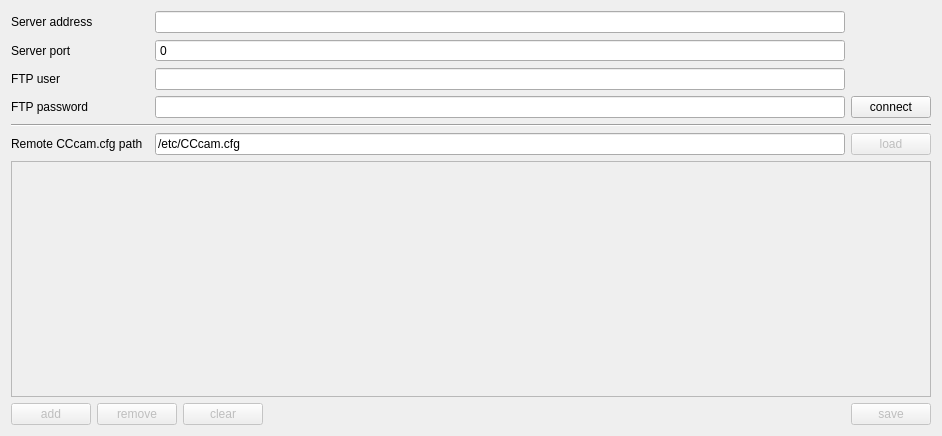
<?xml version="1.0" encoding="UTF-8"?>
<ui version="4.0">
 <class>CLineEditor</class>
 <widget class="QWidget" name="CLineEditor">
  <property name="geometry">
   <rect>
    <x>0</x>
    <y>0</y>
    <width>942</width>
    <height>436</height>
   </rect>
  </property>
  <layout class="QVBoxLayout" name="verticalLayout_2">
   <item>
    <layout class="QVBoxLayout" name="verticalLayout">
     <item>
      <layout class="QGridLayout" name="gridLayout">
       <item row="4" column="2">
        <widget class="QLineEdit" name="lePassword">
         <property name="echoMode">
          <enum>QLineEdit::Password</enum>
         </property>
        </widget>
       </item>
       <item row="5" column="0" colspan="4">
        <widget class="Line" name="line">
         <property name="orientation">
          <enum>Qt::Horizontal</enum>
         </property>
        </widget>
       </item>
       <item row="4" column="3">
        <widget class="QPushButton" name="btnConnect">
         <property name="text">
          <string>connect</string>
         </property>
        </widget>
       </item>
       <item row="0" column="2">
        <widget class="QLineEdit" name="leServerAddress"/>
       </item>
       <item row="6" column="3">
        <widget class="QPushButton" name="btnLoad">
         <property name="enabled">
          <bool>false</bool>
         </property>
         <property name="text">
          <string>load</string>
         </property>
        </widget>
       </item>
       <item row="2" column="0">
        <widget class="QLabel" name="lblUser">
         <property name="text">
          <string>FTP user</string>
         </property>
        </widget>
       </item>
       <item row="6" column="2">
        <widget class="QLineEdit" name="leFilePath">
         <property name="text">
          <string>/etc/CCcam.cfg</string>
         </property>
        </widget>
       </item>
       <item row="6" column="0">
        <widget class="QLabel" name="lblFilePath">
         <property name="text">
          <string>Remote CCcam.cfg path</string>
         </property>
        </widget>
       </item>
       <item row="0" column="0">
        <widget class="QLabel" name="lblServerAddress">
         <property name="text">
          <string>Server address</string>
         </property>
        </widget>
       </item>
       <item row="4" column="0">
        <widget class="QLabel" name="lblPassword">
         <property name="text">
          <string>FTP password</string>
         </property>
        </widget>
       </item>
       <item row="2" column="2">
        <widget class="QLineEdit" name="leUsername"/>
       </item>
       <item row="1" column="0">
        <widget class="QLabel" name="lblServerPort">
         <property name="text">
          <string>Server port</string>
         </property>
        </widget>
       </item>
       <item row="1" column="2">
        <widget class="QSpinBox" name="sbServerPort">
         <property name="buttonSymbols">
          <enum>QAbstractSpinBox::NoButtons</enum>
         </property>
         <property name="maximum">
          <number>65535</number>
         </property>
        </widget>
       </item>
      </layout>
     </item>
     <item>
      <layout class="QGridLayout" name="gridLayout_2">
       <item row="1" column="0">
        <widget class="QPushButton" name="btnAdd">
         <property name="enabled">
          <bool>false</bool>
         </property>
         <property name="text">
          <string>add</string>
         </property>
        </widget>
       </item>
       <item row="1" column="1">
        <widget class="QPushButton" name="btnRemove">
         <property name="enabled">
          <bool>false</bool>
         </property>
         <property name="text">
          <string>remove</string>
         </property>
        </widget>
       </item>
       <item row="1" column="2">
        <widget class="QPushButton" name="btnClear">
         <property name="enabled">
          <bool>false</bool>
         </property>
         <property name="text">
          <string>clear</string>
         </property>
        </widget>
       </item>
       <item row="0" column="0" colspan="6">
        <widget class="QTableView" name="twCLines">
         <property name="enabled">
          <bool>false</bool>
         </property>
         <property name="sortingEnabled">
          <bool>true</bool>
         </property>
         <attribute name="horizontalHeaderStretchLastSection">
          <bool>true</bool>
         </attribute>
         <attribute name="verticalHeaderVisible">
          <bool>true</bool>
         </attribute>
         <attribute name="verticalHeaderCascadingSectionResizes">
          <bool>true</bool>
         </attribute>
        </widget>
       </item>
       <item row="1" column="3">
        <spacer name="horizontalSpacer">
         <property name="orientation">
          <enum>Qt::Horizontal</enum>
         </property>
         <property name="sizeHint" stdset="0">
          <size>
           <width>40</width>
           <height>20</height>
          </size>
         </property>
        </spacer>
       </item>
       <item row="1" column="5">
        <widget class="QPushButton" name="btnSave">
         <property name="enabled">
          <bool>false</bool>
         </property>
         <property name="text">
          <string>save</string>
         </property>
        </widget>
       </item>
      </layout>
     </item>
    </layout>
   </item>
  </layout>
 </widget>
 <layoutdefault spacing="6" margin="11"/>
 <tabstops>
  <tabstop>leServerAddress</tabstop>
  <tabstop>leUsername</tabstop>
  <tabstop>lePassword</tabstop>
  <tabstop>leFilePath</tabstop>
  <tabstop>twCLines</tabstop>
  <tabstop>btnAdd</tabstop>
  <tabstop>btnRemove</tabstop>
  <tabstop>btnSave</tabstop>
 </tabstops>
 <resources/>
 <connections>
  <connection>
   <sender>btnAdd</sender>
   <signal>clicked()</signal>
   <receiver>CLineEditor</receiver>
   <slot>addCLine()</slot>
   <hints>
    <hint type="sourcelabel">
     <x>64</x>
     <y>411</y>
    </hint>
    <hint type="destinationlabel">
     <x>231</x>
     <y>429</y>
    </hint>
   </hints>
  </connection>
  <connection>
   <sender>btnRemove</sender>
   <signal>clicked()</signal>
   <receiver>CLineEditor</receiver>
   <slot>removeCLine()</slot>
   <hints>
    <hint type="sourcelabel">
     <x>141</x>
     <y>410</y>
    </hint>
    <hint type="destinationlabel">
     <x>7</x>
     <y>379</y>
    </hint>
   </hints>
  </connection>
  <connection>
   <sender>btnSave</sender>
   <signal>clicked()</signal>
   <receiver>CLineEditor</receiver>
   <slot>saveCLines()</slot>
   <hints>
    <hint type="sourcelabel">
     <x>886</x>
     <y>405</y>
    </hint>
    <hint type="destinationlabel">
     <x>934</x>
     <y>389</y>
    </hint>
   </hints>
  </connection>
  <connection>
   <sender>btnLoad</sender>
   <signal>clicked()</signal>
   <receiver>CLineEditor</receiver>
   <slot>loadCLines()</slot>
   <hints>
    <hint type="sourcelabel">
     <x>930</x>
     <y>141</y>
    </hint>
    <hint type="destinationlabel">
     <x>936</x>
     <y>363</y>
    </hint>
   </hints>
  </connection>
  <connection>
   <sender>btnConnect</sender>
   <signal>clicked()</signal>
   <receiver>CLineEditor</receiver>
   <slot>connectToFTP()</slot>
   <hints>
    <hint type="sourcelabel">
     <x>930</x>
     <y>99</y>
    </hint>
    <hint type="destinationlabel">
     <x>935</x>
     <y>135</y>
    </hint>
   </hints>
  </connection>
  <connection>
   <sender>btnClear</sender>
   <signal>clicked()</signal>
   <receiver>CLineEditor</receiver>
   <slot>clearCLines()</slot>
   <hints>
    <hint type="sourcelabel">
     <x>217</x>
     <y>407</y>
    </hint>
    <hint type="destinationlabel">
     <x>193</x>
     <y>433</y>
    </hint>
   </hints>
  </connection>
  <connection>
   <sender>lePassword</sender>
   <signal>returnPressed()</signal>
   <receiver>CLineEditor</receiver>
   <slot>connectToFTP()</slot>
   <hints>
    <hint type="sourcelabel">
     <x>720</x>
     <y>108</y>
    </hint>
    <hint type="destinationlabel">
     <x>753</x>
     <y>-5</y>
    </hint>
   </hints>
  </connection>
  <connection>
   <sender>leFilePath</sender>
   <signal>returnPressed()</signal>
   <receiver>CLineEditor</receiver>
   <slot>loadCLines()</slot>
   <hints>
    <hint type="sourcelabel">
     <x>419</x>
     <y>142</y>
    </hint>
    <hint type="destinationlabel">
     <x>438</x>
     <y>2</y>
    </hint>
   </hints>
  </connection>
 </connections>
 <slots>
  <slot>addCLine()</slot>
  <slot>removeCLine()</slot>
  <slot>saveCLines()</slot>
  <slot>loadCLines()</slot>
  <slot>connectToFTP()</slot>
  <slot>clearCLines()</slot>
 </slots>
</ui>
